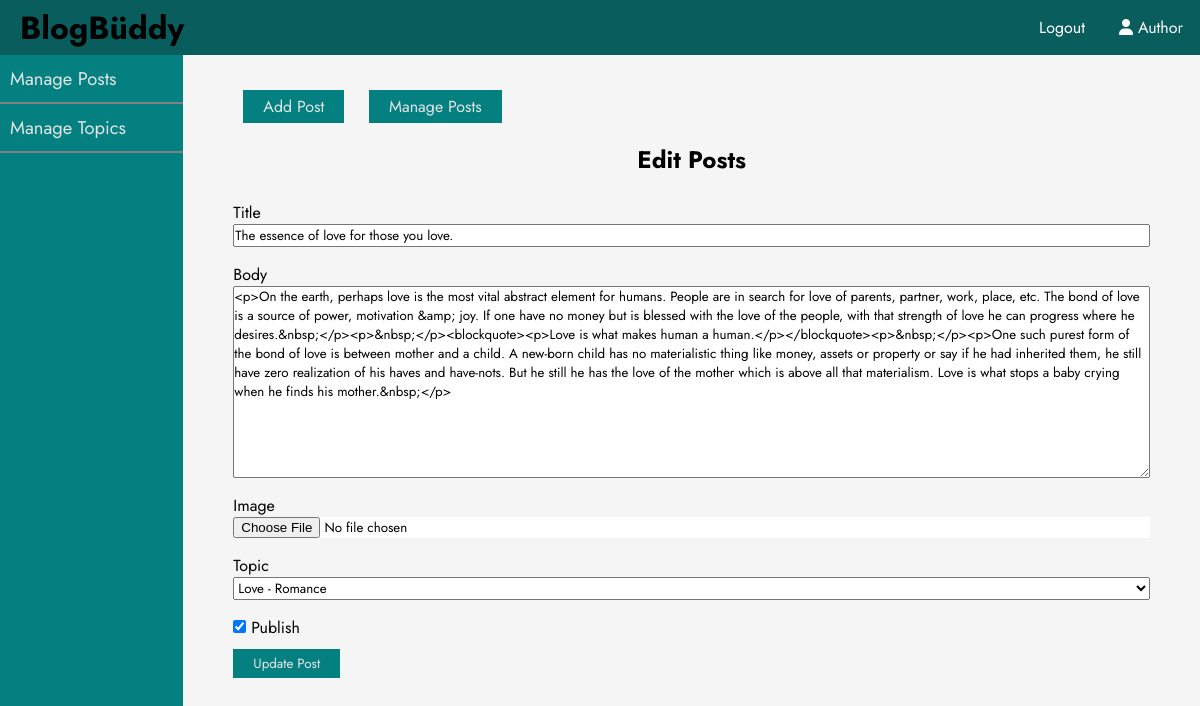
/admin/post/edit.php?id=37 (signed in), run on the app's committed database.
### tables this page shows
CREATE TABLE `posts` (
  `id` int(11) NOT NULL,
  `user_id` int(11) NOT NULL,
  `username` varchar(60) NOT NULL,
  `topic_id` int(11) DEFAULT NULL,
  `title` varchar(255) NOT NULL,
  `image` varchar(255) NOT NULL,
  `body` text NOT NULL,
  `published` tinyint(4) NOT NULL,
  `created_at` datetime NOT NULL DEFAULT current_timestamp(),
  `likes` int(11) NOT NULL,
  `views` int(11) NOT NULL
);

### app/database/db.php (called while the page is built, shortened)
<?php
    require("connect.php");
    function executeQuery($sql, $data)
    {
        global $conn;
        $stmt = $conn->prepare($sql);
        $values = array_values($data);
        $types = str_repeat('s', count($values));
        $stmt->bind_param($types,...$values);
        $stmt->execute();
        return $stmt;
    }
    function selectAll($table, $conditions = [])
    {
        global $conn;
        $sql = "SELECT * FROM $table";
        if(empty($conditions))
        {
            $stmt = $conn->prepare($sql);
            $stmt->execute();
            $records = $stmt->get_result()->fetch_all(MYSQLI_ASSOC);
            return $records;
        }
    }
    function selectOne($table, $conditions)
    {
        $sql = "SELECT * FROM $table ";
        $i=0;
        foreach($conditions as $key=>$value)
        {
            if($i===0){
                $sql = $sql . " WHERE $key=?";
            }
            else{
                $sql = $sql . " AND $key=?";
            }
            $i++;
        }
        $sql = $sql . " LIMIT 1";
        $stmt = executeQuery($sql , $conditions);
        $records = $stmt->get_result()->fetch_assoc();
        return $records;
    }
?>

### app/controllers/posts.php (called while the page is built, shortened)
<?php
include("C:/xampp/htdocs/blogbuddy/app/database/db.php");
$topics = selectAll('topics');
$table = 'posts' ;
$image='';
if (isset($_GET['id']))
{
    $post = selectOne($table, ['id'=>$_GET['id']]);
    $title = $post['title'];
    $body = $post['body'];
    $topic_id = $post['topic_id'];
}
?>

### admin/post/edit.php (the view, shortened to what this page needs)
<?php include("C:/xampp/htdocs/blogbuddy/app/controllers/posts.php");
?>
<!DOCTYPE html>
<html lang="en">
<head>
  <link rel="stylesheet" href="https://cdnjs.cloudflare.com/ajax/libs/font-awesome/6.1.1/css/all.min.css" />
  <link rel="stylesheet" type="text/css" href="../../assets/css/admin-style.css">
</head>
<body>
  <?php include("C:/xampp/htdocs/blogbuddy/app/includes/adminHeader.php"); ?>
  <div class="page-wrapper">
      <div class="admin-wrapper">
          <?php include("C:/xampp/htdocs/blogbuddy/app/includes/adminSidebar.php"); ?>
          <div class="admin-content">
            <div class="button-group">
                <a href="create.php" class="btn">Add Post</a>
                <a href="index.php" class="btn">Manage Posts</a>
            </div>
            <div class="content">
                <h2 class="page-title">Edit Posts</h2>
                <form action="edit.php" method="POST" enctype="multipart/form-data">
                    <div class="input-group">
                        <label for="post-title">Title</label>
                        <input type="text" name="title" value="<?php echo $title;?>" id="post-title">
                    </div>
                    <div class="input-group">
                        <label for="body">Body</label>
                        <textarea name="body" id="body" cols="30" rows="10"><?php echo $body;?></textarea>
                    </div>
                    <div class="input-group">
                        <label for="image">Image</label>
                        <input type="file" name="image" id="image" style="background-color: white;" value="<?php echo $image;?>">
                    </div>
                    <div class="input-group">
                        <label for="selected-topic">Topic</label>
                        <select name="topic_id" id="selected-topic">
                            <?php foreach($topics as $key => $topic): ?>
                                <?php if(!empty($topic_id) && ($topic_id === $topic['id'])): ?>
                                    <option selected value="<?php echo $topic_id; ?>"><?php echo $topic['name'];?></option>
                                <?php else: ?>
                                    <option value="<?php echo $topic['id']; ?>"><?php echo $topic['name'];?></option>
                                <?php endif; ?>
                            <?php endforeach; ?>
                        </select>
                    </div>
                    <div>
                    <?php if(empty($published) && $published == 0):?>
                            <label for="published" class="pub-label">
                                <input type="checkbox" name="published" id="published"  class="pub-label">
                                Publish
                            </label>
                        <?php else:?>
                            <label for="published" class="pub-label">
                                <input type="checkbox" name="published" id="published"  class="pub-label" checked>
                                Publish
                            </label>
                        <?php endif;?>
                    </div>
                    <div class="input-group">
                        <button type="submit" name="update-post" class="btn">Update Post</button>
                    </div>
                </form>
            </div>
          </div>
      </div>
  </div>
</body>
</html>

### app/assets/css/admin-style.css (style rules this page uses)
* { font-family: 'Jost', sans-serif; margin: 0px; padding: 0px; box-sizing: border-box; }
:root { --pri-col: teal; --sec-col: black; --tri-col: whitesmoke; --sdw-col: #e4e4e4; }
body { height: 100vh; width: 100%; background: whitesmoke; }
a { text-decoration: none; color: inherit; }
.page-wrapper { height:100%; }
.admin-wrapper { height: 100%; display: flex; }
.admin-content { margin:auto; flex:8; height: 100%; width: fit-content; padding: 40px ; overflow-y: scroll; }
.btn { padding:5px 20px; margin:10px; background-color: rgb(4, 128, 128); color: #e4e4e4; border: none; }
.page-title { margin: 1.5rem; text-align: center; }
.input-group label, .input-group input, .input-group textarea, .input-group select { width: 100%; display: block; }
.input-group { margin-bottom: 1rem; }
.input-group button { margin: 10px 0px; }

### admin/post/edit.php (style rules this page uses)
body { z-index:0; overflow-y:hidden; }
.page-wrapper { height:100%; }
.admin-wrapper { height: 100%; width: 100%; display: flex; position:fixed; top:55px; }
.admin-content { margin:auto; flex:5; height: 100%; padding: 40px 50px ; overflow-y: scroll; width: fit-content; }

### data on the page
posts: title "The essence of love for those you love.", body "<p>On the earth, perhaps love is the most vital abstract element for humans. People are in search for love of parents, partner, work, place, etc. The bond of love is a source of power, motivation &amp; joy. If one have no money but is blessed with the love of the people, with that strength of love he can progress where he desires.&nbsp;</p><p>&nbsp;</p><blockquote><p>Love is what makes human a human.</p></blockquote><p>&nbsp;</p><p>One such purest form of the bond of love is between mother and a child. A new-born child has no materialistic thing like money, assets or property or say if he had inherited them, he still have zero realization of his haves and have-nots. But he still he has the…"

### other printed values
$_SESSION['username'] "Author"
form field topic_id "Love - Romance"
